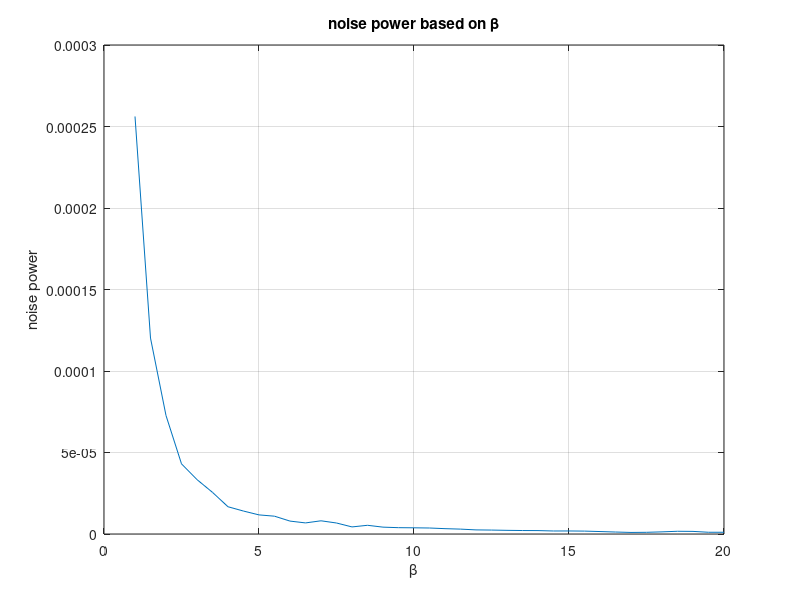
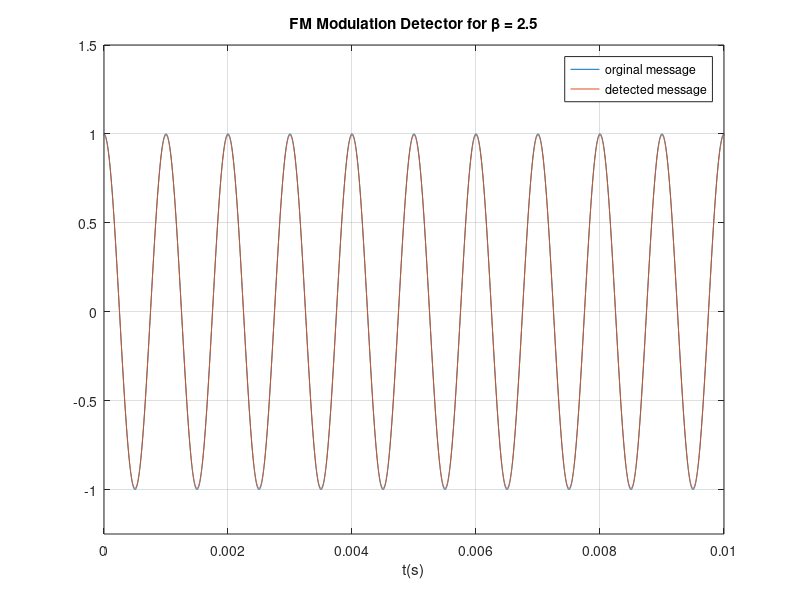

Recreate these plots in MATLAB, in order.
%% HW02 - Communication Systems Matlab Assignment 2
%% Cousrse Instructor : Dr.behrouzi
%% Student Name     Student ID
%% Mehrsa Pourya    95101247
%% Deadline : 16/9/97 
%% Dec2018
%% Problem 2
%% Q1 
% no code needed
%% Q2 power noise based on fm
clear 
clc
close all
fs=9e5;                                     % sampling frequency
fc=100e3;                                   % carrier frequency 
c=1;                                        % counter
dt=1/fs;
t = -0.5: dt : 0.5-dt ;                         % time vector
f = -fs/2 : fs/(length(t)-1) : fs/2;        % frequency vector
Am=1;                                       % message amp.
B=10;                                       % beta
for fm =50:50:1000                          % message freq
fd=B*fm/Am;                                 % calculate fdelta
xt=Am*cos(2*pi*fm*t);                       % message
intxt=cumtrapz(xt*dt);                      % integrated message
xct=cos(2*pi*fc*t+2*pi*fd*intxt);           % modulated message
hxct1=[0  xct(1:end-1)];                    % used to calculate derivative
hxct2=[xct(2:end) 0 ];                      % used to calculate derivative
xctprime=(hxct2-hxct1)/(2*dt);              % d/dt block
y2=abs(xctprime);                           % abs block
% filter lpf
g=1/(4*fd);                                 % filter gain
Y2=fftshift(fft(y2));                       % calculate fourier transform 
myfilter=zeros(1,length(y2));      % this is gonna be our filter
                                   % k *[ 0 ... 0 ... 1 1 1 ... 0 0 0]
my1337indexlow=max(find(-fm-100>f)); % calculating our needed 
                                   % index to start 1 indexes considering
                                   % chonsen cut-off freq = 1340
my1337indextop=min(find(fm+100<f));  % calculating our needed 
                                   % index to stop 1 indexes considering
                                   % chonsen cut-off freq = 1340
myfilter(my1337indexlow:my1337indextop)=g;  % we bulid our ideal filter
filteredml=Y2.*myfilter;                  % we filter our signal in freq domain 
yd=real(ifft(fftshift(filteredml))); % first we use fftshift to cancel 
                                         % effect of previous fftshift used
output=yd-mean(yd);
output=output/max(output);               % normilizing
noisepw(c)=sum((abs(fft(xt-output))/length(xt)).^2);  % noise power
c=c+1;
end
fv=50:50:1000  ;
plot(fv,noisepw)
grid on 
title('noise power based on fm')
xlabel('fm(Hz)')
ylabel('noise power')
%% Q3 power noise based on beta
clear 
clc
close all
fs=5e5;                                 % sampling frequency
fc=100e3;                                   % carrier frequency 
c=1;                                        % counter
dt=1/fs;
t = -0.5: dt : 0.5-dt ;                     % time vector
f = linspace(-fs/2,fs/2,length(t));         % frequency vector
Am=1;                                       % message amp.
fm=1e3;                                      % message freq
for B=1:0.5:20                   
fd=B*fm/Am;                                 % calculate fdelta
xt=Am*cos(2*pi*fm*t);                       % message
intxt=cumtrapz(xt*dt);                      % integrated message
xct=cos(2*pi*fc*t+2*pi*fd*intxt);           % modulated message
hxct1=[0  xct(1:end-1)];                    % used to calculate derivative
hxct2=[xct(2:end) 0 ];                      % used to calculate derivative
xctprime=(hxct2-hxct1)/(2*dt);              % d/dt block
y2=abs(xctprime);                           % abs block
% filter lpf
g=1/(4*fd);                                 % filter gain
Y2=fftshift(fft(y2));                       % calculate fourier transform 
myfilter=zeros(1,length(y2));      % this is gonna be our filter
                                   % k *[ 0 ... 0 ... 1 1 1 ... 0 0 0]
my1337indexlow=max(find(-fm-100>f)); % calculating our needed 
                                   % index to start 1 indexes considering
                                   % chonsen cut-off freq = 1340
my1337indextop=min(find(fm+100<f));  % calculating our needed 
                                   % index to stop 1 indexes considering
                                   % chonsen cut-off freq = 1340
myfilter(my1337indexlow:my1337indextop)=g;  % we bulid our ideal filter
filteredml=Y2.*myfilter;                  % we filter our signal in freq domain 
yd=real(ifft(fftshift(filteredml))); % first we use fftshift to cancel 
                                         % effect of previous fftshift used

output=yd-mean(yd);
output=output/max(output);               % normalizing
noisepw(c)=sum((abs(fft(xt-output))/length(xt)).^2);   % noise power
c=c+1;
wantedi(c,:)=xt;
wantedo(c,:)=output;
end
bv=1 : 0.5 :20;
plot(bv,noisepw)
grid on 
title('noise power based on \beta')
xlabel('\beta')
ylabel('noise power')
figure
a=wantedi(4,:);
b=wantedo(4,:);
plot(t,a)
hold on 
plot(t,b)
xlabel('t(s)')
title('FM Modulation Detector for \beta = 2.5')
xlim([0 1e-2])
ylim([-1.25 1.5])
legend('orginal message','detected message','Location','best')
grid on

                                         
                                         
                                         